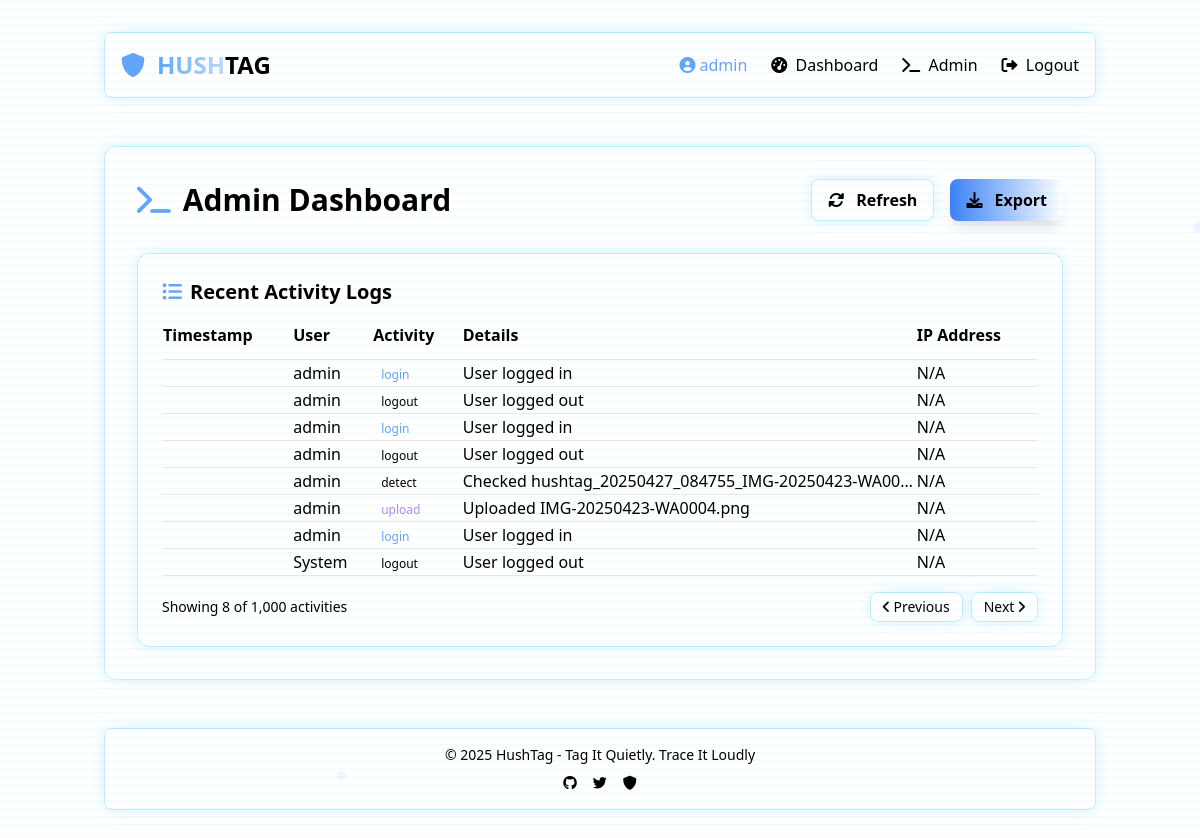
Before: /admin/logs (signed in) with the older database file.
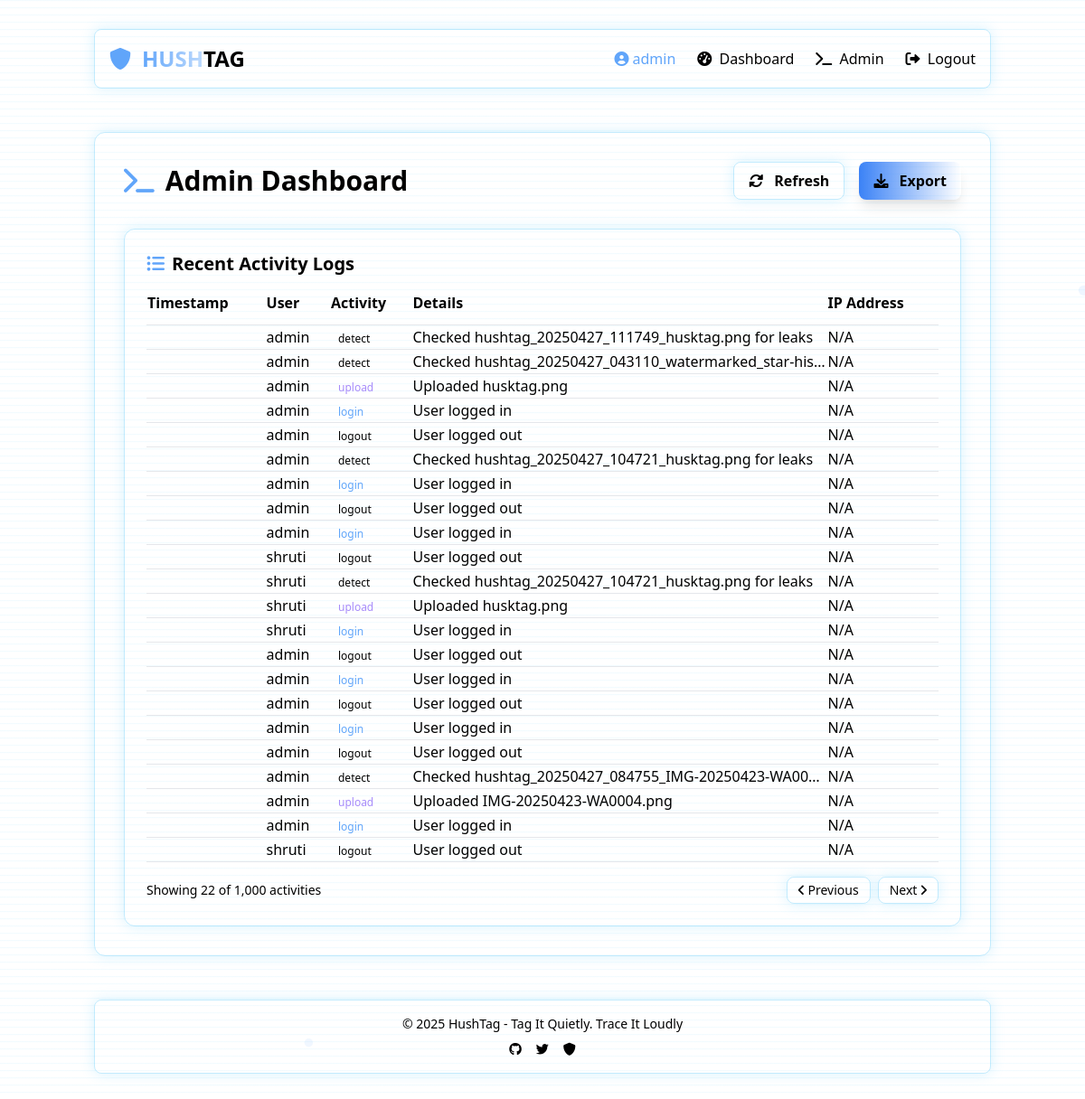
After: the same page with the newer database file.
### tables this page shows
CREATE TABLE users (
                id INTEGER PRIMARY KEY AUTOINCREMENT,
                username TEXT UNIQUE NOT NULL,
                password TEXT NOT NULL,
                email TEXT,
                is_admin BOOLEAN DEFAULT FALSE,
                created_at TIMESTAMP DEFAULT CURRENT_TIMESTAMP
            );

CREATE TABLE activity_logs (
                id INTEGER PRIMARY KEY AUTOINCREMENT,
                user_id INTEGER NOT NULL,
                activity_type TEXT NOT NULL,
                description TEXT,
                ip_address TEXT,
                user_agent TEXT,
                created_at TIMESTAMP DEFAULT CURRENT_TIMESTAMP,
                FOREIGN KEY (user_id) REFERENCES users (id)
            );

### app/routes/admin.py (the view)
@admin_bp.route("/logs")
@login_required
@admin_required
def view_logs():
    logs = get_activity_logs()
    return render_template("admin_logs.html", logs=logs)

### app/__init__.py (called while the page is built)
def create_app():
    app = Flask(__name__, template_folder="../templates", static_folder="../static")
    app.config.from_object("config")
    init_db(app)
    from .routes.auth import auth_bp
    from .routes.main import main_bp
    from .routes.api import api_bp
    from .routes.admin import admin_bp
    app.register_blueprint(auth_bp)
    app.register_blueprint(main_bp)
    app.register_blueprint(api_bp, url_prefix="/api")
    app.register_blueprint(admin_bp, url_prefix="/admin")
    @app.context_processor
    def inject_user():
        return dict(current_user=current_user)
    return app

### app/db.py (called while the page is built)
def get_db():
    if "db" not in g:
        g.db = sqlite3.connect(Config.DATABASE)
        g.db.row_factory = sqlite3.Row
    return g.db

def get_activity_logs(limit=100):
    db = get_db()
    return db.execute(
        """SELECT a.*, u.username
           FROM activity_logs a
           LEFT JOIN users u ON a.user_id = u.id
           ORDER BY a.created_at DESC
           LIMIT ?""",
        (limit,),
    ).fetchall()

### app/utils.py (called while the page is built)
def login_required(f):
    @wraps(f)
    def decorated_function(*args, **kwargs):
        if "user_id" not in session:
            flash("Please log in to access this page.", "warning")
            return redirect(url_for("auth.login"))
        return f(*args, **kwargs)
    return decorated_function

def admin_required(f):
    @wraps(f)
    def decorated_function(*args, **kwargs):
        if "user_id" not in session or not session.get("is_admin", False):
            flash("Admin access required.", "danger")
            return redirect(url_for("main.index"))
        return f(*args, **kwargs)
    return decorated_function

### templates/admin_logs.html (shortened to what this page needs)
{% extends "base.html" %} {% block content %}
<div>
  <div class="flex justify-between items-center mb-8">
    <h2 class="text-3xl font-bold flex items-center">
      <i class="fas fa-terminal text-blue-400 mr-3"></i>
      Admin Dashboard
    </h2>
    <div class="flex space-x-4">
      <button
        class="cyber-border hover:cyber-glow text-black font-bold py-2 px-4 rounded-lg transition-all"
      >
        <i class="fas fa-sync-alt mr-2"></i> Refresh
      </button>
      <button
        class="bg-gradient-to-r from-blue-500 to-cyan-400 hover:from-blue-600 hover:to-cyan-500 text-black font-bold py-2 px-4 rounded-lg transition-all transform hover:scale-[1.02] shadow-lg shadow-blue-500/20"
      >
        <i class="fas fa-download mr-2"></i> Export
      </button>
    </div>
  </div>
  <div class="cyber-border rounded-xl p-6">
    <h3 class="text-xl font-semibold mb-4 flex items-center">
      <i class="fas fa-list-ul text-blue-400 mr-2"></i>
      Recent Activity Logs
    </h3>
    <div class="overflow-x-auto">
      <table class="w-full">
        <thead>
          <tr class="text-left border-b border-black-700">
            <th class="pb-3">Timestamp</th>
            <th class="pb-3">User</th>
            <th class="pb-3">Activity</th>
            <th class="pb-3">Details</th>
            <th class="pb-3">IP Address</th>
          </tr>
        </thead>
        <tbody>
          {% for log in logs %}
          <tr
            class="border-b border-black-800 hover:bg-black-800/50 transition-colors"
          >
            <td class="py-3"></td>
            <td>{{ log.username or 'System' }}</td>
            <td>
              <span
                class="px-2 py-1 rounded-full text-xs {% if log.activity_type == 'login' %}bg-blue-900/50 text-blue-400 {% elif log.activity_type == 'upload' %}bg-purple-900/50 text-purple-400 {% elif log.activity_type == 'error' %}bg-red-900/50 text-red-400 {% else %}bg-black-700 text-black-300{% endif %}"
              >
                {{ log.activity_type }}
              </span>
            </td>
            <td class="max-w-xs truncate">{{ log.description }}</td>
            <td>{{ log.ip_address or 'N/A' }}</td>
          </tr>
          {% endfor %}
        </tbody>
      </table>
    </div>
    <div class="mt-4 flex justify-between items-center">
      <div class="text-black-400 text-sm">
        Showing {{ logs|length }} of 1,000 activities
      </div>
      <div class="flex space-x-2">
        <button
          class="cyber-border rounded-lg px-3 py-1 text-sm hover:cyber-glow"
        >
          <i class="fas fa-angle-left"></i> Previous
        </button>
        <button
          class="cyber-border rounded-lg px-3 py-1 text-sm hover:cyber-glow"
        >
          Next <i class="fas fa-angle-right"></i>
        </button>
      </div>
    </div>
  </div>
</div>
{% endblock %}

### templates/base.html (shortened to what this page needs)
<!DOCTYPE html>
<html lang="en" class="scroll-smooth">
  <head>
    <link
      href="https://cdn.jsdelivr.net/npm/tailwindcss@2.2.19/dist/tailwind.min.css"
      rel="stylesheet"
    />
    <link
      href="https://cdnjs.cloudflare.com/ajax/libs/font-awesome/6.0.0-beta3/css/all.min.css"
      rel="stylesheet"
    />
  </head>
  <body class="cyber-gradient text-black-200 min-h-screen scanline">
    <div class="fixed inset-0 overflow-hidden opacity-20">
      <div
        class="absolute top-1/4 right-10 w-1 h-1 bg-blue-400 rounded-full"
        id="particle-2"
      ></div>
      <div
        class="absolute bottom-20 left-1/4 w-1 h-1 bg-blue-400 rounded-full"
        id="particle-3"
      ></div>
    </div>
    <div class="relative z-10 container mx-auto px-4 py-8">
      <header
        class="flex justify-between items-center mb-12 cyber-border rounded-lg p-4 backdrop-blur-sm bg-gray-900/30"
      >
        <div class="flex items-center space-x-3">
          <i class="fas fa-shield-alt text-blue-400 text-2xl"></i>
          <h1
            class="text-2xl font-bold bg-clip-text text-transparent bg-gradient-to-r from-blue-400 to-cyan-300"
          >
            <a href="{{ url_for('main.index') }}"
              >HUSH<span class="text-black">TAG</span></a
            >
          </h1>
        </div>
        <nav class="hidden md:flex space-x-6 items-center">
          {% if 'user_id' in session %}
          <div class="flex items-center space-x-1 text-blue-400">
            <i class="fas fa-user-circle"></i>
            <span>{{ session['username'] }}</span>
          </div>
          <a
            href="{{ url_for('main.dashboard') }}"
            class="hover:text-blue-400 transition-colors"
          >
            <i class="fas fa-tachometer-alt mr-1"></i> Dashboard
          </a>
          {% if session.get('is_admin') %}
          <a
            href="{{ url_for('admin.view_logs') }}"
            class="hover:text-blue-400 transition-colors"
          >
            <i class="fas fa-terminal mr-1"></i> Admin
          </a>
          {% endif %}
          <a
            href="{{ url_for('auth.logout') }}"
            class="hover:text-blue-400 transition-colors"
          >
            <i class="fas fa-sign-out-alt mr-1"></i> Logout
          </a>
          {% endif %}
        </nav>
      </header>
      <main
        class="cyber-border rounded-xl p-6 md:p-8 bg-black-900/50 backdrop-blur-sm"
      >
        {% block content %}{% endblock %}
      </main>
      <footer class="mt-12 text-center text-black-400 text-sm">
        <div class="cyber-border rounded-lg p-4 bg-black-900/30">
          <p>© 2025 HushTag - Tag It Quietly. Trace It Loudly</p>
          <div class="flex justify-center space-x-4 mt-2">
            <a href="#" class="hover:text-blue-400"
              ><i class="fab fa-github"></i
            ></a>
            <a href="#" class="hover:text-blue-400"
              ><i class="fab fa-twitter"></i
            ></a>
            <a href="#" class="hover:text-blue-400"
              ><i class="fas fa-shield-alt"></i
            ></a>
          </div>
        </div>
      </footer>
    </div>
  </body>
</html>

### templates/base.html (style rules this page uses)
.cyber-gradient { background: linear-gradient( 135deg, #0f172a 0%, #1e293b 50%, #0f172a 100% ); }
.cyber-border { border: 1px solid rgba(56, 189, 248, 0.3); box-shadow: 0 0 15px rgba(56, 189, 248, 0.2); }
.scanline { background: linear-gradient( to bottom, transparent 0%, rgba(56, 189, 248, 0.1) 10%, transparent 20% ); background-size: 100% 8px; animation: scanline 8s linear infinite; }

Changed rows visible on the page:
added activity_logs: username "admin", activity_type "detect", description "Checked hushtag_20250427_111749_husktag.png for leaks", ip_address "N/A"
added activity_logs: username "admin", activity_type "detect", description "Checked hushtag_20250427_043110_watermarked_star-his…", ip_address "N/A"
added activity_logs: username "admin", activity_type "upload", description "Uploaded husktag.png", ip_address "N/A"
added activity_logs: username "admin", activity_type "login", description "User logged in", ip_address "N/A"
added activity_logs: username "admin", activity_type "logout", description "User logged out", ip_address "N/A"
added activity_logs: username "admin", activity_type "detect", description "Checked hushtag_20250427_104721_husktag.png for leaks", ip_address "N/A"
added activity_logs: username "admin", activity_type "login", description "User logged in", ip_address "N/A"
added activity_logs: username "admin", activity_type "logout", description "User logged out", ip_address "N/A"
added activity_logs: username "admin", activity_type "login", description "User logged in", ip_address "N/A"
added activity_logs: username "shruti", activity_type "logout", description "User logged out", ip_address "N/A"
added activity_logs: username "shruti", activity_type "detect", description "Checked hushtag_20250427_104721_husktag.png for leaks", ip_address "N/A"
added activity_logs: username "shruti", activity_type "upload", description "Uploaded husktag.png", ip_address "N/A"
added activity_logs: username "shruti", activity_type "login", description "User logged in", ip_address "N/A"
added activity_logs: username "admin", activity_type "logout", description "User logged out", ip_address "N/A"
computed for activity_logs (number 22 of 22 on the later page): username "System" → "shruti"
Other visible differences:
{{ logs|length }}: "8" → "22"
